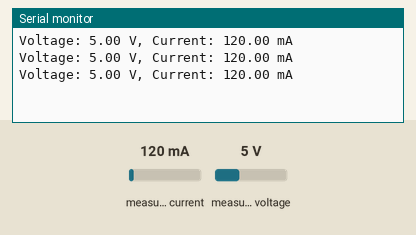
This sketch was run on a simulated ESP32-C3. Shown: the last lines printed to the serial monitor. The test bench sets the inputs (shaded band); at power-on: measured current 120 mA, measured voltage 5 V.

Above: at 1.2 s.
1.3 s: measured current set to 40 mA
At 1.9 s:
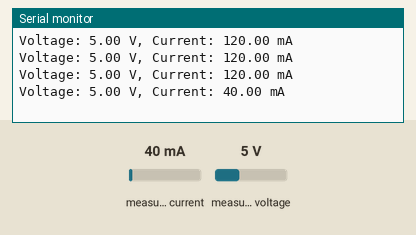
2.8 s: measured voltage set to 0.3 V
At 3.4 s:
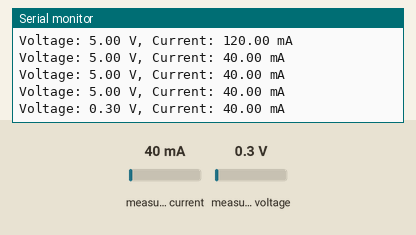
4.3 s: measured current set to 500 mA
At 4.9 s:
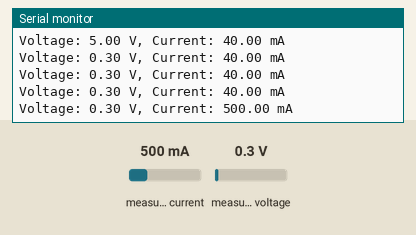
Timing chart, 0 to 7.3 s (numbered marks = the images above; inputs shaded):
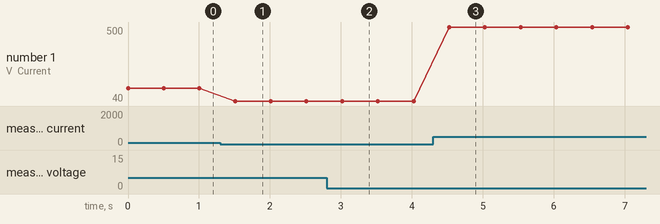

Measured:
- after the input at 1.3 s, the serial monitor: prints a new line after 0.21 s (image 1)
- after the input at 2.8 s, the serial monitor: prints a new line after 0.22 s (image 2)
- after the input at 4.3 s, the serial monitor: prints a new line after 0.23 s (image 3)
- plotted number 1: 120 → 40 after the input at 1.3 s, 40 → 500 after the input at 4.3 s

The sketch:

lolin_c3_mini_ina219.ino
```cpp
#include <Wire.h>
#include <Adafruit_INA219.h>

Adafruit_INA219 ina219;

void setup() {
    Serial.begin(115200);

    Wire.begin(8, 10);
    Wire.setClock(400000);

    if (!ina219.begin()) {
        Serial.println("INA219 init failed");
        while (1);
    }
}

void loop() {
    Serial.print("Voltage: ");
    Serial.print(ina219.getBusVoltage_V());
    Serial.print(" V, Current: ");
    Serial.print(ina219.getCurrent_mA());
    Serial.println(" mA");

    delay(500);
}
```
